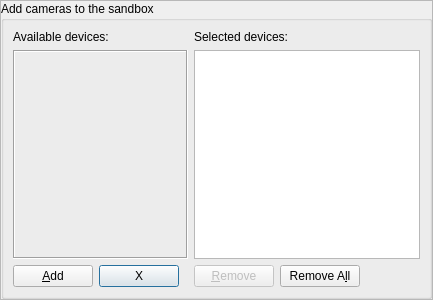
<?xml version="1.0" encoding="UTF-8"?>
<ui version="4.0">
 <class>SelectDevicesPage</class>
 <widget class="QFrame" name="SelectDevicesPage">
  <property name="geometry">
   <rect>
    <x>0</x>
    <y>0</y>
    <width>433</width>
    <height>300</height>
   </rect>
  </property>
  <property name="windowTitle">
   <string>Devices</string>
  </property>
  <property name="frameShape">
   <enum>QFrame::StyledPanel</enum>
  </property>
  <property name="frameShadow">
   <enum>QFrame::Raised</enum>
  </property>
  <layout class="QHBoxLayout" name="horizontalLayout">
   <property name="leftMargin">
    <number>0</number>
   </property>
   <property name="topMargin">
    <number>0</number>
   </property>
   <property name="rightMargin">
    <number>0</number>
   </property>
   <property name="bottomMargin">
    <number>0</number>
   </property>
   <item>
    <widget class="QGroupBox" name="groupBox">
     <property name="title">
      <string>Add cameras to the sandbox</string>
     </property>
     <layout class="QHBoxLayout" name="horizontalLayout_2">
      <item>
       <widget class="QWidget" name="widget" native="true">
        <layout class="QVBoxLayout" name="verticalLayout">
         <property name="spacing">
          <number>6</number>
         </property>
         <property name="leftMargin">
          <number>0</number>
         </property>
         <property name="topMargin">
          <number>0</number>
         </property>
         <property name="rightMargin">
          <number>0</number>
         </property>
         <property name="bottomMargin">
          <number>0</number>
         </property>
         <item>
          <widget class="QLabel" name="label">
           <property name="text">
            <string>Available devices:</string>
           </property>
          </widget>
         </item>
         <item>
          <widget class="ProjectTreeFrame" name="availableDevicesTree">
           <property name="sizePolicy">
            <sizepolicy hsizetype="Expanding" vsizetype="Expanding">
             <horstretch>0</horstretch>
             <verstretch>0</verstretch>
            </sizepolicy>
           </property>
           <property name="minimumSize">
            <size>
             <width>150</width>
             <height>0</height>
            </size>
           </property>
           <property name="frameShape">
            <enum>QFrame::Box</enum>
           </property>
           <property name="frameShadow">
            <enum>QFrame::Sunken</enum>
           </property>
          </widget>
         </item>
         <item>
          <widget class="QWidget" name="widget_3" native="true">
           <layout class="QHBoxLayout" name="horizontalLayout_3">
            <property name="leftMargin">
             <number>0</number>
            </property>
            <property name="topMargin">
             <number>0</number>
            </property>
            <property name="rightMargin">
             <number>0</number>
            </property>
            <property name="bottomMargin">
             <number>0</number>
            </property>
            <item>
             <widget class="QPushButton" name="addObjectButton">
              <property name="text">
               <string>&amp;Add</string>
              </property>
             </widget>
            </item>
            <item>
             <widget class="QPushButton" name="fakeButton">
              <property name="text">
               <string>X</string>
              </property>
              <property name="autoDefault">
               <bool>true</bool>
              </property>
              <property name="default">
               <bool>true</bool>
              </property>
             </widget>
            </item>
            <item>
             <spacer name="horizontalSpacer">
              <property name="orientation">
               <enum>Qt::Horizontal</enum>
              </property>
              <property name="sizeHint" stdset="0">
               <size>
                <width>40</width>
                <height>20</height>
               </size>
              </property>
             </spacer>
            </item>
           </layout>
          </widget>
         </item>
        </layout>
       </widget>
      </item>
      <item>
       <widget class="QWidget" name="widget_2" native="true">
        <layout class="QVBoxLayout" name="verticalLayout_2">
         <property name="leftMargin">
          <number>0</number>
         </property>
         <property name="topMargin">
          <number>0</number>
         </property>
         <property name="rightMargin">
          <number>0</number>
         </property>
         <property name="bottomMargin">
          <number>0</number>
         </property>
         <item>
          <widget class="QLabel" name="label_2">
           <property name="text">
            <string>Selected devices:</string>
           </property>
          </widget>
         </item>
         <item>
          <widget class="QListWidget" name="selectedDevicesList">
           <property name="contextMenuPolicy">
            <enum>Qt::CustomContextMenu</enum>
           </property>
           <property name="selectionMode">
            <enum>QAbstractItemView::ExtendedSelection</enum>
           </property>
          </widget>
         </item>
         <item>
          <widget class="QWidget" name="widget_4" native="true">
           <layout class="QHBoxLayout" name="horizontalLayout_4">
            <property name="leftMargin">
             <number>0</number>
            </property>
            <property name="topMargin">
             <number>0</number>
            </property>
            <property name="rightMargin">
             <number>0</number>
            </property>
            <property name="bottomMargin">
             <number>0</number>
            </property>
            <item>
             <widget class="QPushButton" name="removeObjectButton">
              <property name="enabled">
               <bool>false</bool>
              </property>
              <property name="text">
               <string>&amp;Remove</string>
              </property>
             </widget>
            </item>
            <item>
             <widget class="QPushButton" name="removeAllObjectsButton">
              <property name="text">
               <string>Remove A&amp;ll</string>
              </property>
             </widget>
            </item>
            <item>
             <spacer name="horizontalSpacer_2">
              <property name="orientation">
               <enum>Qt::Horizontal</enum>
              </property>
              <property name="sizeHint" stdset="0">
               <size>
                <width>40</width>
                <height>20</height>
               </size>
              </property>
             </spacer>
            </item>
           </layout>
          </widget>
         </item>
        </layout>
       </widget>
      </item>
     </layout>
    </widget>
   </item>
  </layout>
 </widget>
 <customwidgets>
  <customwidget>
   <class>ProjectTreeFrame</class>
   <extends>QFrame</extends>
   <header>ProjectTreeFrame.hpp</header>
   <container>1</container>
  </customwidget>
 </customwidgets>
 <resources/>
 <connections/>
</ui>
